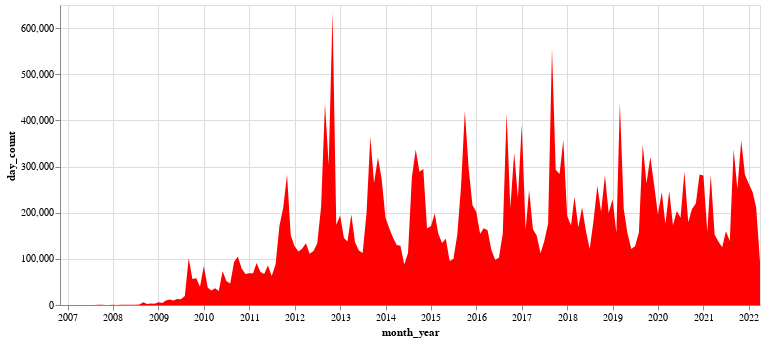

Notebook code for this chart:
### Code cell
alt.Chart(df_all_months).mark_area(color="red").encode(
    x="month_year:T", y="day_count:Q",
).properties(width=700)

### Figure 1 — Vega-Lite specification as saved in the notebook (floating-point values rounded to 4 significant figures; data arrays with more than 128 entries replaced by an {"elided": "..."} marker saying what was removed)
{"config": {"view": {"continuousWidth": 400, "continuousHeight": 300}}, "data": {"name": "data-1952f9b03fdc5b8b01738bd5de0cd93c"}, "mark": {"type": "area", "color": "red"}, "encoding": {"x": {"type": "temporal", "field": "month_year"}, "y": {"type": "quantitative", "field": "day_count"}}, "width": 700, "$schema": "https://vega.github.io/schema/vega-lite/v4.8.1.json", "datasets": {"data-1952f9b03fdc5b8b01738bd5de0cd93c": {"elided": "186 records"}}}
